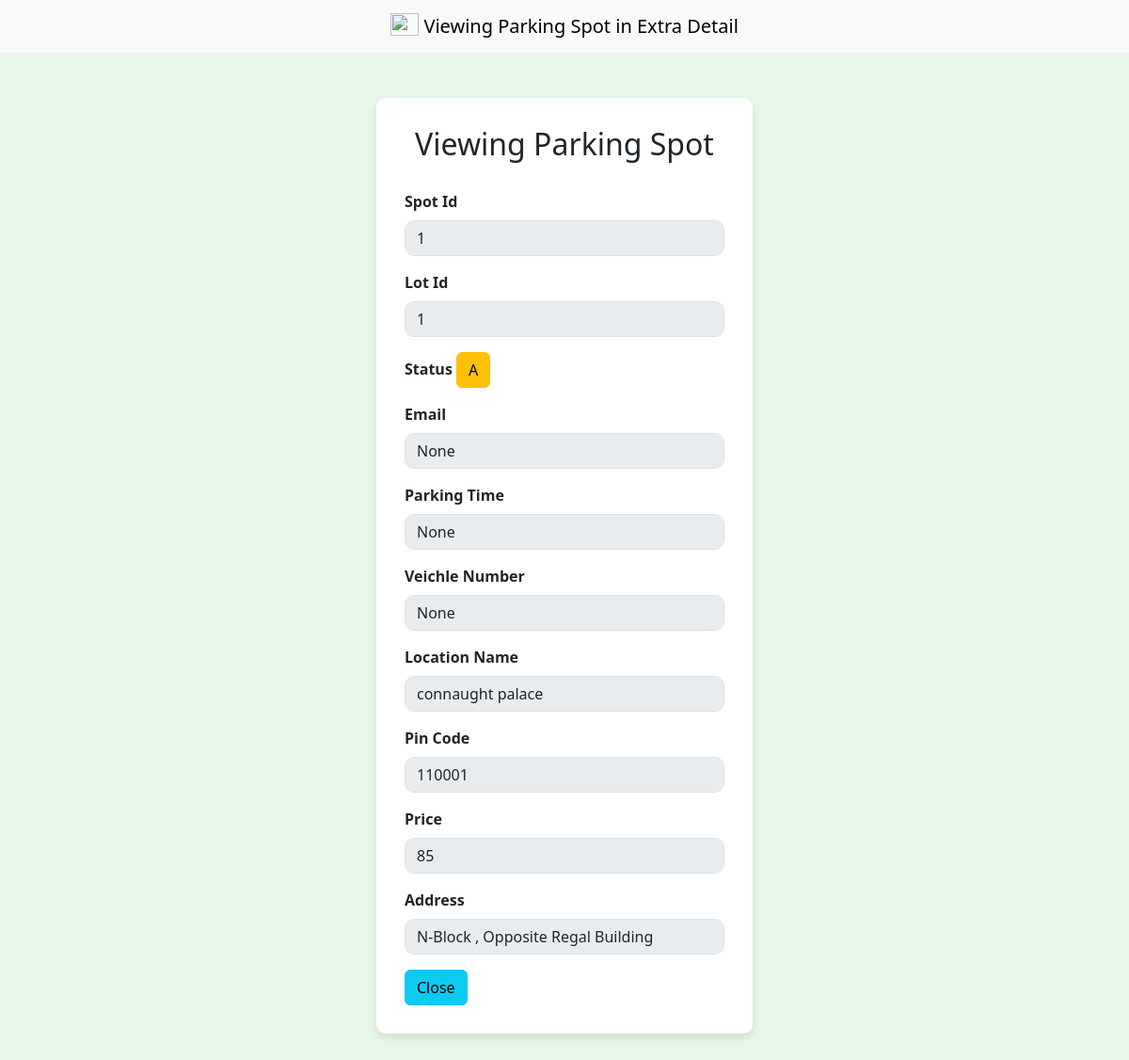
Before: /admin/dashboard/view/extradetail/1 (signed in) with the older database file.
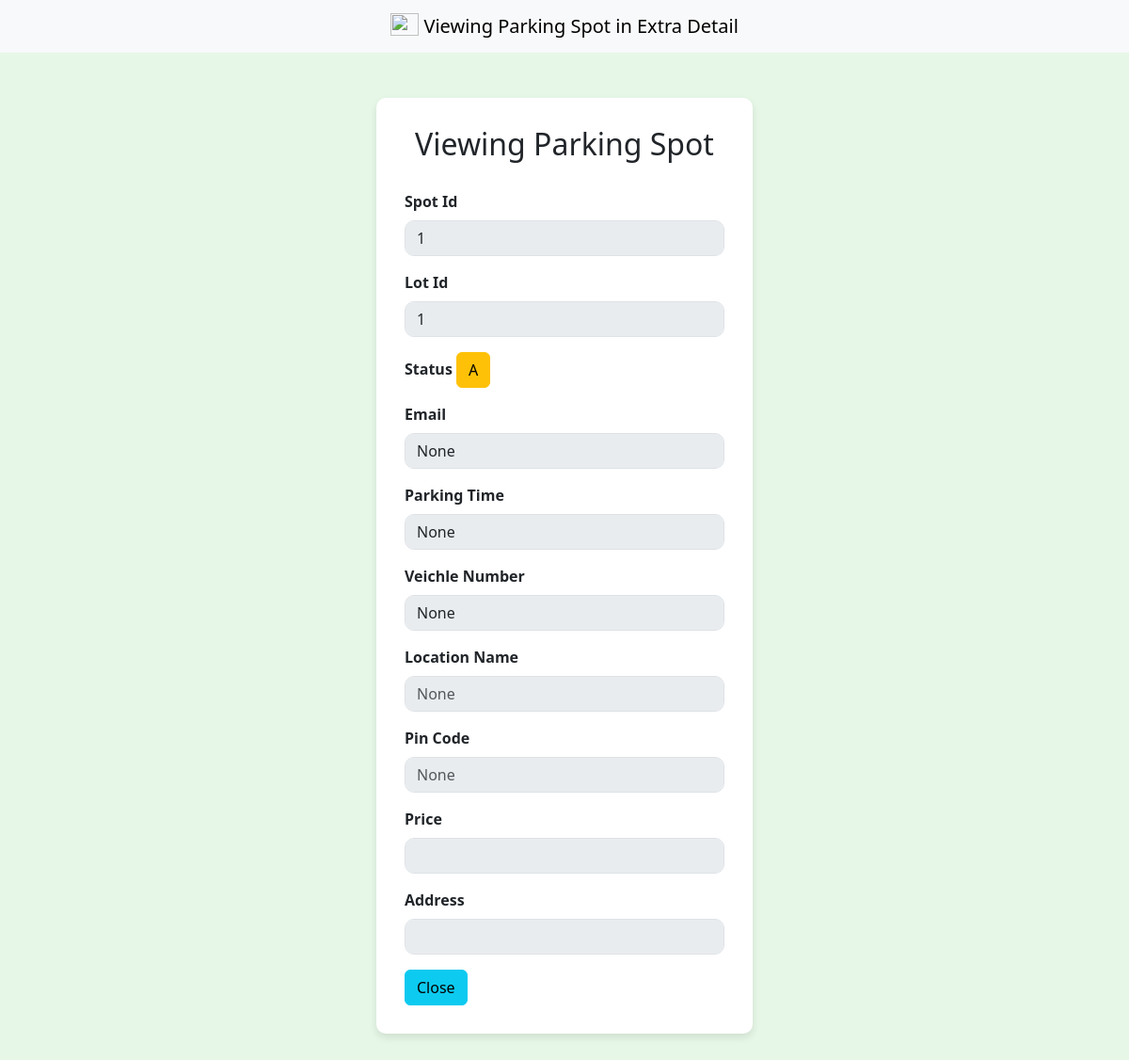
After: the same page with the newer database file.
### models/models.py (models this page shows)
class ParkingSpot(db.Model):
    id=db.Column(db.Integer(),primary_key=True)
    lotid=db.Column(db.Integer(),nullable=False)
    status = db.Column(db.String(5),default="A")
    veichleNumber=db.Column(db.String(50),nullable=True)

class ParkingLot(db.Model):
    id=db.Column(db.Integer(),primary_key=True)
    location_name = db.Column(db.String(250),nullable=False)
    pincode=db.Column(db.Integer(),nullable=False)
    price=db.Column(db.Integer(),nullable=False)
    max_spots=db.Column(db.Integer(),nullable=False)
    address=db.Column(db.String(250),nullable=False)
    occupied=db.Column(db.Integer(),default=0)

### controllers/controllers.py (the view)
@controllers.route("/admin/dashboard/view/extradetail/<int:id>",methods=["GET","POST"])
def viewSpotInExtraDetail(id):
    status = session.get("status")
    if status is not None and int(status) > 0:
        spotDetails = ParkingSpot.query.filter_by(id=id).first()
        reservationdetails=ReserveParkingSpot.query.filter_by(lotid=spotDetails.lotid,spotid=spotDetails.id).first()
        if not reservationdetails:
            reservationdetails={
                "email":"None",
                "parking_time":"None"
            }
        parkingdetails= ParkingLot.query.filter_by(id=spotDetails.lotid).first()
        return render_template("viewSpotInExtraDetails.html",spotDetails=spotDetails,reservationdetails=reservationdetails,parkingdetails=parkingdetails)
    else:
        return redirect("/login")

### templates/viewSpotInExtraDetails.html (shortened to what this page needs)
<!DOCTYPE html>
<html lang="en">
<head>
    <link href="https://cdn.jsdelivr.net/npm/bootstrap@5.3.0-alpha1/dist/css/bootstrap.min.css" rel="stylesheet">
</head>
<body>
    <nav class="navbar bg-body-tertiary">
  <div class="container-fluid text-center">
    <a class="navbar-brand mx-auto " href="#">
      <img src="https://images.pexels.com/photos/164634/pexels-photo-164634.jpeg?_gl=1*1rfblvq*_ga*MTY5NDc0NzA3NC4xNzUzMjk4NzE5*_ga_8JE65Q40S6*czE3NTMyOTg3MTgkbzEkZzEkdDE3NTMyOTg3MjMkajU1JGwwJGgw" width="30" height="24" class="d-inline-block align-text-top" style="align-content: center;">
      Viewing Parking Spot in Extra Detail
    </a>
  </div>
    </nav>
        <div class="login-container mt-lg-5">
        <h2>Viewing Parking Spot</h2>
        <form>
            <span>
             <div class="mb-3">
                <label for="spotid" class="form-label"><b>Spot Id</b></label>
                <input type="text" class="form-control" id="spotid" name="spotid" value="{{spotDetails.id}}" required disabled>
            </div>
             <div class="mb-3">
                <label for="lotid" class="form-label"><b>Lot Id</b></label>
                <input type="text" class="form-control" id="lotid" name="lotid" value="{{spotDetails.lotid}}" required disabled>
            </div>
            </span>
            <div class="mb-3">
                <span>
                <label for="status" class="form-label"><b>Status</b></label>
                <a class="btn btn-warning" href="/admin/dashboard/view/extradetail/{{spotDetails.id}}">{{spotDetails.status}}</a>
                </span>
             </div>
              <div class="mb-3">
                <label for="email" class="form-label"><b>Email</b></label>
                <input type="email" class="form-control" id="email" name="email" value="{{reservationdetails.email}}" required disabled>
            </div>
             <div class="mb-3">
                <label for="parking_time" class="form-label"><b>Parking Time</b></label>
                <input type="text" class="form-control" id="parking_time" name="parking_time" value="{{reservationdetails.parking_time}}" required disabled>
            </div>
             <div class="mb-3">
                <label for="veichle" class="form-label"><b>Veichle Number</b></label>
                <input type="veichle" class="form-control" id="veichle" name="veichle" value="{{spotDetails.veichleNumber}}" placeholder="None" required disabled>
            </div>
            <div class="mb-3">
                <label for="location" class="form-label"><b>Location Name</b></label>
                <input type="location" class="form-control" id="location" name="location" value="{{parkingdetails.location_name}}" placeholder="None" required disabled>
            </div>
                         <div class="mb-3">
                <label for="pincode" class="form-label"><b>Pin Code </b></label>
                <input type="pincode" class="form-control" id="pincode" name="pincode" value="{{parkingdetails.pincode}}" placeholder="None" required disabled>
            </div>
                         <div class="mb-3">
                <label for="price" class="form-label"><b>Price</b></label>
                <input type="price" class="form-control" id="price" name="price" value="{{parkingdetails.price}}" required disabled>
            </div>
                         <div class="mb-3">
                <label for="address" class="form-label"><b>Address</b></label>
                <input type="address" class="form-control" id="address" name="address" value="{{parkingdetails.address}}" required disabled>
            </div>
            <a href="/admin/dashboard" class="btn btn-info">Close</a>
        </form>
    </div>
</body>
</html>

### templates/viewSpotInExtraDetails.html (style rules this page uses)
body { background-color: #e6f7e7; }
.login-container { max-width: 400px; margin: 100px auto; background-color: white; padding: 30px; border-radius: 10px; box-shadow: 0 4px 8px rgba(0, 0, 0, 0.1); }
.login-container h2 { text-align: center; margin-bottom: 30px; }
.form-control { border-radius: 10px; }

Changed rows visible on the page:
removed ParkingLot: location "connaught palace", pincode "110001", price "85", address "N-Block , Opposite Regal Building"
